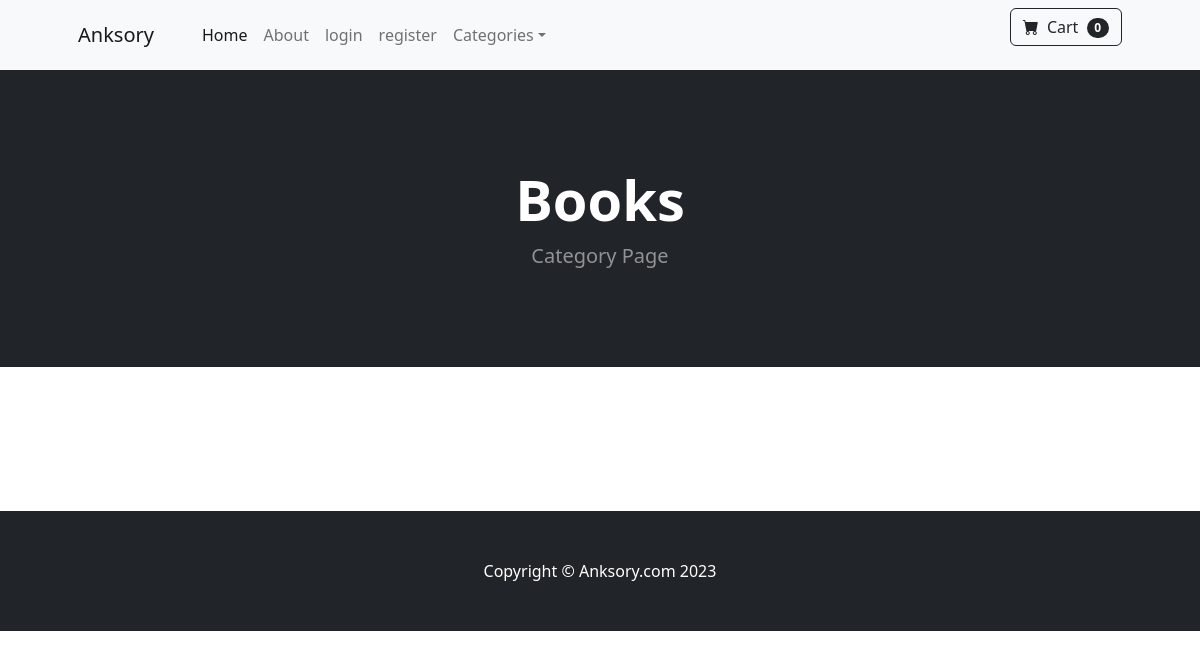
The app's page /category/Books/, older data.
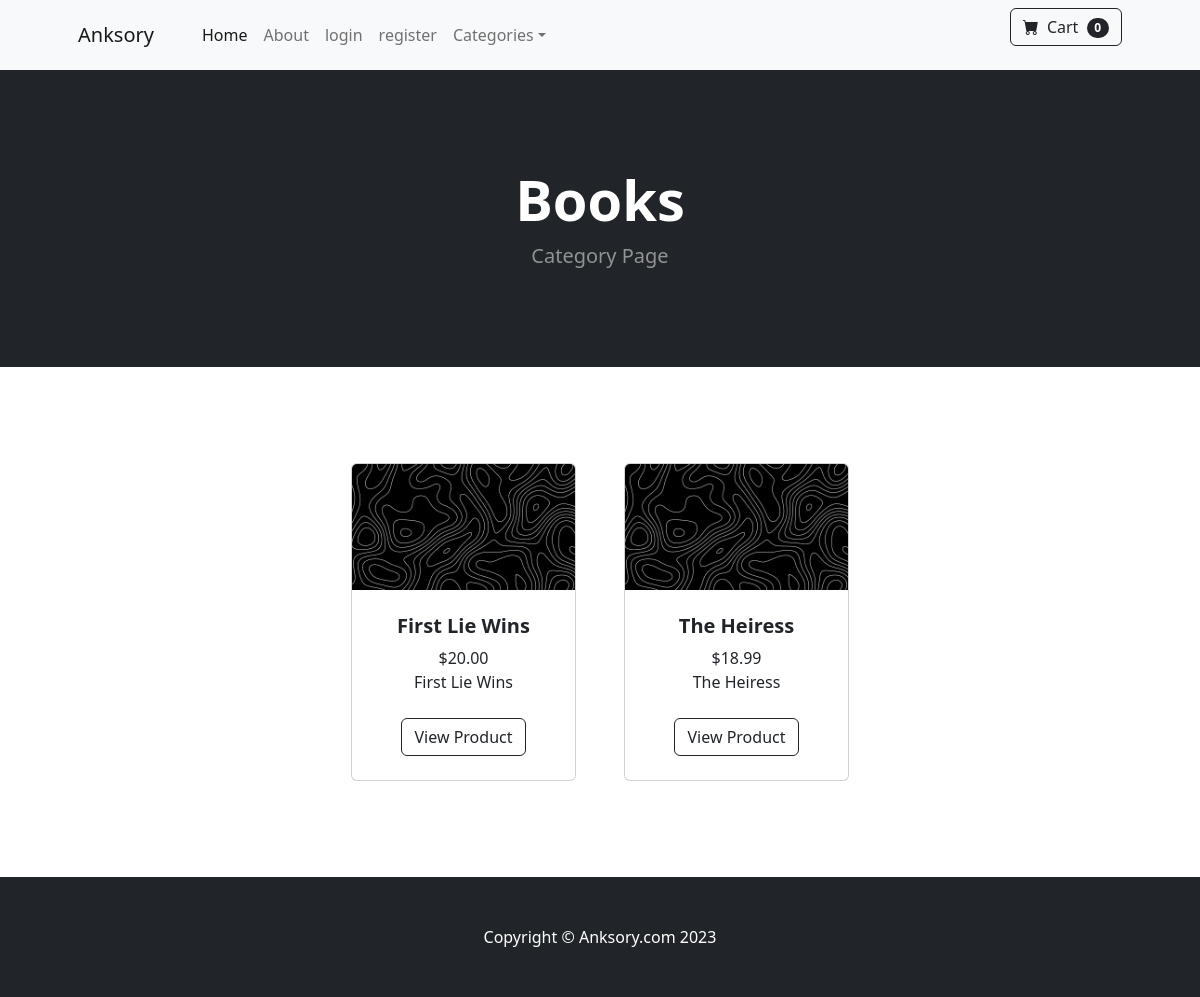
The same page, newer data.
### store/models.py (models this page shows, shortened)
class Product(models.Model):
    name=models.CharField(max_length=50)
    price=models.DecimalField(default=0.0,max_digits=6,decimal_places=2)
    category=models.ForeignKey(Category,on_delete=models.CASCADE,default=1)
    description=models.CharField(max_length=100,default='',blank=True,null=True)
    image=models.ImageField(upload_to='upload/product/',blank=True,null=True)
    is_sale=models.BooleanField(default=False)
    sale_price=models.DecimalField(default=0.0,max_digits=6,decimal_places=2)

### store/views.py (the view)
# urls.py: path('category/<str:foo>/',category, name='category'),
def category(request, foo):
	foo = foo.replace('-', ' ')
	try:
		category = Category.objects.get(name=foo)
		products = Product.objects.filter(category=category)
		return render(request, 'category.html', {'products':products, 'category':category})
	except:
		messages.success(request, ("That Category Doesn't Exist..."))
		return redirect('home')

### cart/cart.py (called while the page is built)
    def __len__(self):
         return len(self.cart)

### cart/context_processors.py (called while the page is built)
def cart(request):
    return {'cart': Cart(request)}

### store/models.py (called while the page is built)
    def __str__(self) -> str:
        return self.name

### store/templates/category.html
{% extends "base.html" %}
{% block content %}
        <header class="bg-dark py-5">
            <div class="container px-4 px-lg-5 my-5">
                <div class="text-center text-white">
                    <h1 class="display-4 fw-bolder">{{ category }}</h1>
                    <p class="lead fw-normal text-white-50 mb-0">Category Page</p>
                </div>
            </div>
        </header>
        <section class="py-5">
            <div class="container px-4 px-lg-5 mt-5">
                <div class="row gx-4 gx-lg-5 row-cols-2 row-cols-md-3 row-cols-xl-4 justify-content-center">
                    {% for product in products %}
                    {% if product.is_sale%}
                    <div class="col mb-5">
                        <div class="card h-100">
                            <div class="badge bg-dark text-white position-absolute" style="top: 0.5rem; right: 0.5rem">Sale</div>
                            <img class="card-img-top" src="{{ product.image.url }}" alt="..." />
                            <div class="card-body p-4">
                                <div class="text-center">
                                    <h5 class="fw-bolder">{{ product.name }}</h5>
                                    <div class="d-flex justify-content-center small text-warning mb-2">
                                        <div class="bi-star-fill"></div>
                                        &nbsp;&nbsp;Sale!&nbsp;&nbsp;
                                        <div class="bi-star-fill"></div>
                                    </div>
                                    <strike>
                                        ${{ product.price }}
                                    </strike>
                                    &nbsp;
                                    ${{ product.sale_price }}
                                    <br/>
                                    {{ product.description }}
                                </div>
                            </div>
                            <div class="card-footer p-4 pt-0 border-top-0 bg-transparent">
                                <div class="text-center"><a class="btn btn-outline-dark mt-auto" href="{% url 'product' product.id %}">View Product</a></div>
                            </div>
                        </div>
                    </div>
                    {% else %}
                    <div class="col mb-5">
                        <div class="card h-100">
                            <img class="card-img-top" src="{{ product.image.url }}" alt="..." />
                            <div class="card-body p-4">
                                <div class="text-center">
                                    <h5 class="fw-bolder">{{ product.name }}</h5>
                                    ${{ product.price }}
                                    <br/>
                                    {{ product.description }}
                                </div>
                            </div>
                            <div class="card-footer p-4 pt-0 border-top-0 bg-transparent">
                                <div class="text-center"><a class="btn btn-outline-dark mt-auto" href="{% url 'product' product.id %}">View Product</a></div>
                            </div>
                        </div>
                    </div>
                    {% endif %}
                    {% endfor %}
                </div>
            </div>
        </section>
        {% endblock %}

Row changes from the older to the newer data that the page shows:
added Product: image (picture), name "First Lie Wins", price "20.00", description "First Lie Wins"
added Product: image (picture), name "The Heiress", price "18.99", description "The Heiress"
